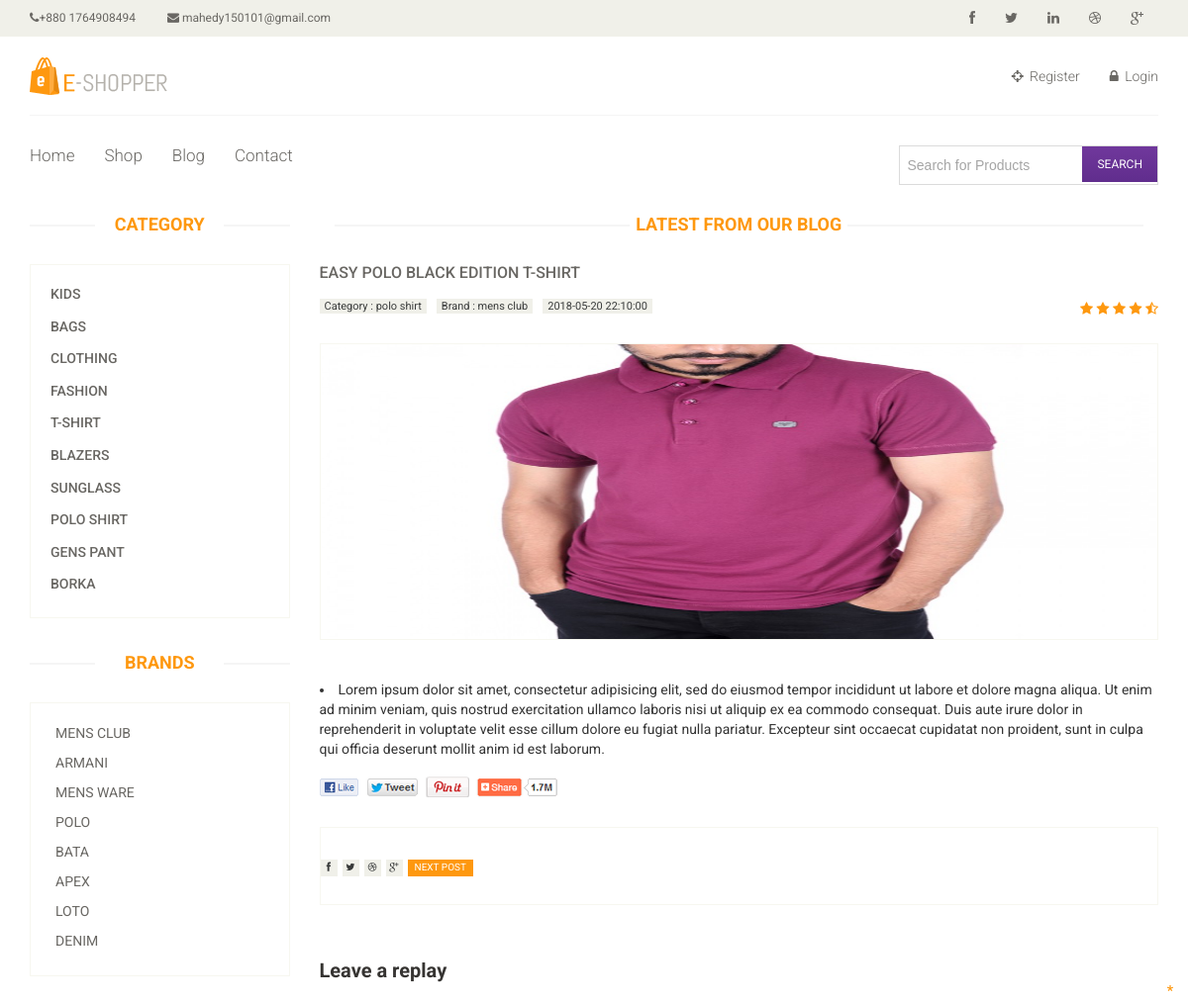
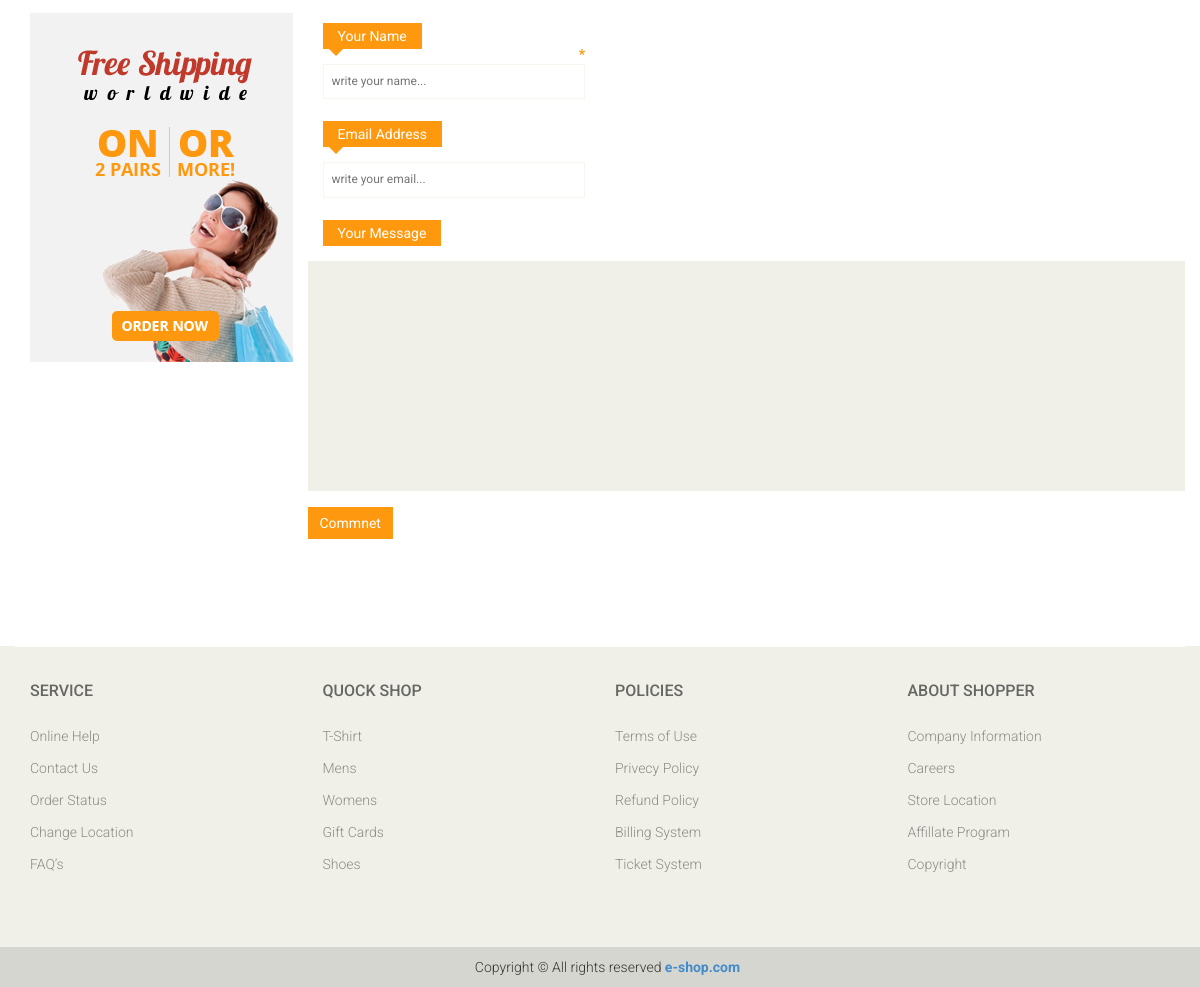
The page /blogpost?blogId=3 on the database its author committed (2 pictures, top to bottom).
### tables this page shows
CREATE TABLE `tbl_address` (
  `id` int(11) NOT NULL,
  `phone` varchar(32) NOT NULL,
  `email` varchar(32) NOT NULL
);

CREATE TABLE `tbl_category` (
  `id` int(11) NOT NULL,
  `cat_name` varchar(55) NOT NULL,
  `date` timestamp NOT NULL DEFAULT CURRENT_TIMESTAMP
);

CREATE TABLE `tbl_brand` (
  `id` int(11) NOT NULL,
  `brand_name` varchar(32) NOT NULL,
  `date` timestamp NOT NULL DEFAULT CURRENT_TIMESTAMP
);

CREATE TABLE `tbl_blog` (
  `id` int(11) NOT NULL,
  `cat_id` int(11) NOT NULL,
  `brand_id` int(11) NOT NULL,
  `name` varchar(255) NOT NULL,
  `body` text NOT NULL,
  `image` varchar(32) NOT NULL,
  `date` timestamp NOT NULL DEFAULT CURRENT_TIMESTAMP,
  `price` float NOT NULL,
  `type` int(11) NOT NULL DEFAULT '0'
);

### library/Database.php (called while the page is built, shortened)
<?php
Class Database{
	public $host   = DB_HOST;
	public $user   = DB_USER;
	public $pass   = DB_PASS;
	public $dbname = DB_NAME;
	public $link;
	private function connectDB(){
	$this->link = new mysqli($this->host, $this->user, $this->pass, $this->dbname);
     $this->link->query("set_character_setresults='utf8'");
     $this->link->set_charset("utf8");
   }
	public function select($query){
		$result = $this->link->query($query) or die($this->link->error.__LINE__);
		if($result->num_rows > 0){
			return $result;
		} else {
			return false;
		}
	}
}

### library/Session.php (called while the page is built, shortened)
<?php
class Session
{
	public static function get($key){
		if (isset($result)) {
			return $result;
		}else{
			return false;
		}
	}
}
?>

### classes/category.php (called while the page is built, shortened)
<?php
 $filepath = realpath(dirname(__FILE__));
 include_once ($filepath.'/../library/Database.php');
  class Category
  {
  	private $db;
  	function __construct()
  	{
  		$this->db = new Database();
  	}
    public function getCategoryName(){
       $query = "SELECT * FROM tbl_category";
              $result = $this->db->select($query);
               return $result;
    }
    public function getBrandsName(){
      $query = "SELECT * FROM tbl_brand";
              $result = $this->db->select($query);
               return $result;
    }
  }
?>

### blogpost.php (the view, shortened to what this page needs)
<?php include('include/header.php'); ?>
	<section>
		<div class="container">
			<div class="row">
			<?php include('include/sidebar.php'); ?>
        <?php
           if (isset($_GET["blogId"])){
            $blogId = preg_replace('/[^-a-zA-Z0-9_]/', '',$_GET['blogId']);
              }
          else{
              	echo "<script> window.location = '404'; </script>";
              }
        ?>
				<div class="col-sm-9">
					<div class="blog-post-area">
		<?php
              $query = "select * from tbl_blog";
                $data = $db->select($query);
                  $value = mysqli_num_rows($data);
                if ($blogId > $value) {
		?>
	<h2 class="title text-center">You already pass the last page</h2>
		<?php } else { ?>
			<h2 class="title text-center">Latest From our Blog</h2>
		<?php } ?>
		<?php
            $query = "select p.* , c.cat_name , b.brand_name
                from tbl_blog as p , tbl_category as c , tbl_brand as b
                where p.cat_id = c.id and p.brand_id = b.id and
                p.id = '$blogId'";
              $data = $db->select($query);
              if ($data) {
              	while ($result = $data->fetch_assoc()) {
		?>
						<div class="single-blog-post">
							<h3><?php echo $result['name']; ?></h3>
							<div class="post-meta">
<ul>
	<li>Category : <?php echo $result['cat_name']; ?></li>
	<li>Brand : <?php echo $result['brand_name']; ?></li>
	<li><?php echo $result['date']; ?></li>
</ul>
								<span>
									<i class="fa fa-star"></i>
									<i class="fa fa-star"></i>
									<i class="fa fa-star"></i>
									<i class="fa fa-star"></i>
									<i class="fa fa-star-half-o"></i>
								</span>
							</div>
							<a href="">
								<img src="admin/<?php echo $result['image']; ?>" alt="" style="height: 300px;">
							</a>
							<p>
								<li> <?php echo $result['body']; ?></li>
							</p>
						</div>
						<?php  } } ?>
					</div>
					<div class="socials-share">
						<a href=""><img src="images/blog/socials.png" alt=""></a>
					</div>
					<div class="media commnets">
						<div class="media-body">
							<div class="blog-socials">
								<ul>
									<li><a href=""><i class="fa fa-facebook"></i></a></li>
									<li><a href=""><i class="fa fa-twitter"></i></a></li>
									<li><a href=""><i class="fa fa-dribbble"></i></a></li>
									<li><a href=""><i class="fa fa-google-plus"></i></a></li>
								</ul>
 <a class="btn btn-primary" href="blogpost?blogId=<?php
 echo $blogId+1;
 ?>">Next Post</a>
							</div>
						</div>
					</div>
					<div class="replay-box">
						<div class="row">
							<div class="col-sm-4">
<h2>Leave a replay</h2>
<form method="post">
	<div class="blank-arrow">
		<label>Your Name</label>
	</div>
	<span>*</span>
	<input type="text" placeholder="write your name..." name="name">
	<div class="blank-arrow" >
		<label>Email Address</label>
	</div>
	<input type="email" placeholder="write your email..." name="email">
		<label>Your Message</label>
	</div>
	<span>*</span>
	<textarea name="body" rows="11"></textarea>
	<input type="submit" name="comment" class="btn btn-primary" value="Commnet" >
							</div>
					</div>
				</div>
			</div>
		</div>
	</section>
	<?php include('include/footer.php'); ?>

### include/header.php (shortened to what this page needs)
<?php
include'library/Session.php';
?>
<?php include'library/Database.php'; ?>
<?php
     $db = new Database();
     $cart = new Cart();
 ?>
<!DOCTYPE html>
<html lang="en">
<head>
    <link href="css/bootstrap.min.css" rel="stylesheet">
    <link href="css/font-awesome.min.css" rel="stylesheet">
    <link href="css/prettyPhoto.css" rel="stylesheet">
    <link href="css/price-range.css" rel="stylesheet">
    <link href="css/animate.css" rel="stylesheet">
	<link href="css/main.css" rel="stylesheet">
	<link href="css/responsive.css" rel="stylesheet">
</head>
     <?php
            $path = $_SERVER['SCRIPT_FILENAME'];
            $current_page = basename($path,'.php');
      ?>
<body>
	<header id="header">
		<div class="header_top">
			<div class="container">
				<div class="row">
					<div class="col-sm-6">
						<div class="contactinfo">
	 <?php
        $query  = "SELECT * FROM tbl_address";
        $result = $db->select($query);
         if ($result) {
          while ( $data = $result->fetch_assoc()) {
       ?>
							<ul class="nav nav-pills">
								<li><a href="#"><i class="fa fa-phone"></i><?php  echo $data['phone'];?></a></li>
								<li><a href="#"><i class="fa fa-envelope"></i> <?php  echo $data['email'];?> </a></li>
							</ul>
							<?php } } ?>
						</div>
					</div>
					<div class="col-sm-6">
						<div class="social-icons pull-right">
							<ul class="nav navbar-nav">
								<li><a href="#"><i class="fa fa-facebook"></i></a></li>
								<li><a href="#"><i class="fa fa-twitter"></i></a></li>
								<li><a href="#"><i class="fa fa-linkedin"></i></a></li>
								<li><a href="#"><i class="fa fa-dribbble"></i></a></li>
								<li><a href="#"><i class="fa fa-google-plus"></i></a></li>
							</ul>
						</div>
					</div>
				</div>
			</div>
		</div>
		<div class="header-middle">
			<div class="container">
				<div class="row">
					<div class="col-sm-4">
						<div class="logo pull-left">
							<a href="index.php"><img src="images/home/logo.png" alt="" /></a>
						</div>
					</div>
					<div class="col-sm-8">
						<div class="shop-menu pull-right">
							<ul class="nav navbar-nav">
                              <?php
                              $login = Session::get("login");
                              if ($login) {
                              ?>
                             <li><a
        <?php
		  if ($current_page == 'checkout')
		  	{ echo 'id="active"';
		  }
		 ?>
                             	href="checkout"><i class="fa fa-crosshairs"></i> Checkout</a></li>
                             <li><a
        <?php
		  if ($current_page == 'cart')
		  	{ echo 'id="active"';
		  }
		 ?>
                              href="cart"><i class="fa fa-shopping-cart"></i> Cart
                                 <?php
                                 $getData = $cart->checkcartRow();
                                   if ($getData) {
                                        $sum = Session::get("sum");
                                        $count = Session::get("count");
                                       if ($sum){
                                      	echo "$".$sum." - ".$count." item";
                                     }
                                   }else{
                                   	echo "(empty)";
                                   	 }
                                 ?>
                              </a></li>
                             <li><a
        <?php
		  if ($current_page == 'profile')
		  	{ echo 'id="active"';
		  }
		 ?>
                              href="profile"><i class="fa fa-user"></i> Account</a></li>
							 <li><a href="?userid=<?php echo Session::get("userId"); ?>"><i class="fa fa-lock"></i> Logout</a></li>
							 <?php } else { ?>
							  <li><a
		<?php
		  if ($current_page == 'login')
		  	{ echo 'id="active"';
		  }
		 ?>
		  href="login"><i class="fa fa-crosshairs"></i> Register</a></li>
                              <li><a href="login"><i class="fa fa-lock"></i> Login</a></li>
                              <?php } ?>
							</ul>
						</div>
					</div>
				</div>
			</div>
		</div>
		<div class="header-bottom">
			<div class="container">
				<div class="row">
					<div class="col-sm-9">
<div class="mainmenu pull-left">
<ul class="nav navbar-nav collapse navbar-collapse">
	<li><a
		<?php
		  if ($current_page == 'index')
		  	{ echo 'id="active"';
		  }
		  ?>
	     href="index">Home</a></li>
	<li><a
		 <?php
		  if ($current_page == 'shop')
		  	{ echo 'id="active"';
		  }
		  ?>
		href="shop">Shop</a></li>
	<li><a
		<?php
		  if ($current_page == 'blog')
		  	{ echo 'id="active"';
		  }
		  ?>
      href="blog">Blog</a></li>
	<li><a
      <?php
		  if ($current_page == 'contact')
		  	{ echo 'id="active"';
		  }
	   ?>
	 href="contact">Contact</a></li>
</ul>
</div>
</div>
		<div class="col-sm-3">
			   <div class="search">
				    <form action="search.php" method="get">
				    	<input type="text" value="Search for Products" onfocus="this.value = '';" onblur="if (this.value == '') {this.value = 'Search for products';}" name="search">
				    	<input type="submit" value="SEARCH">
				    </form>
			    </div>
		</div>
				</div>
			</div>
		</div>
	</header>

### include/sidebar.php
<?php include('classes/category.php'); ?>
<div class="col-sm-3">
					<div class="left-sidebar">
						<h2>Category</h2>
						<div class="panel-group category-products" id="accordian">
					<?php
					      $cat = new Category();
                          $category = $cat->getCategoryName();
                          if($category){
                          	while ( $data = $category->fetch_assoc()) {
					?>
							<div class="panel panel-default">
								<div class="panel-heading">
<h4 class="panel-title"><a href="categoryproduct?cat_id=<?php echo $data['id']; ?>"><?php echo $data['cat_name']; ?></a></h4>
			                  </div>
							</div>
							<?php } } ?>
						</div>
						<div class="brands_products">
							<h2>Brands</h2>
							<div class="brands-name">
					<?php
					      $cat = new Category();
                          $brand = $cat->getBrandsName();
                          if($brand){
                          	while ( $data = $brand->fetch_assoc()) {
					?>
								<ul class="nav nav-pills nav-stacked">
									<li><a href="brandproduct?brand_id=<?php echo $data['id']; ?>""><?php echo $data['brand_name']; ?></a></li>
								</ul>
						<?php } } ?>
						</div>
					</div>
<div class="shipping text-center">
					<img src="images/home/shipping.jpg" alt="" />
				</div>
					</div>
				</div>

### include/header.php (style rules this page uses)
.search { float:left; border: 1px solid #DBDBDB; position:relative; width:100%; }
.search input[type="text"] { width:74%; padding:9px 8px; outline:none; border:none; background:none; font-size:14px; color:#a5a5a5; font-family:Arial; outline:none; margin:0; }
.search input[type="submit"] { border:none; cursor:pointer; color:#FFF; font-size:12px; padding:10px 15px; height: 36px; margin:0; background: -webkit-gradient(linear,left top,left bottom,from(#70389C),to(#602D8D)); background: -moz-linear-gradient(top,#70389C,#602D8D); background: -o-linear-gradient(top,#70389C,#602D8D); background: -ms-linear-gradient(top,#70389C,#602D8D); -webkit-transition: all .9s; -moz-transition: all .9s; -o-transition: all .9s; -ms-transition: all .9s; transition: all .9s; position:absolute; right:0; top:0; }

### rows shown on the page
tbl_address: phone "+880 1764908494", email "mahedy150101@gmail.com"
tbl_category: cat_name "KIDS"
tbl_category: cat_name "BAGS"
tbl_category: cat_name "CLOTHING"
tbl_category: cat_name "FASHION"
tbl_category: cat_name "T-SHIRT"
tbl_category: cat_name "BLAZERS"
tbl_category: cat_name "SUNGLASS"
tbl_category: cat_name "POLO SHIRT"
tbl_category: cat_name "GENS PANT"
tbl_category: cat_name "BORKA"
tbl_brand: brand_name "MENS CLUB"
tbl_brand: brand_name "ARMANI"
tbl_brand: brand_name "MENS WARE"
tbl_brand: brand_name "POLO"
tbl_brand: brand_name "BATA"
tbl_brand: brand_name "APEX"
tbl_brand: brand_name "LOTO"
tbl_brand: brand_name "DENIM"
tbl_blog: name "EASY POLO BLACK EDITION T-SHIRT", tbl_category.cat_name "polo shirt", brand.brand_name "mens club", date "2018-05-20 22:10:00", image (picture), body "Lorem ipsum dolor sit amet, consectetur adipisicing elit, sed do eiusmod tempor incididunt ut labore et dolore magna aliqua. Ut enim ad minim veniam, quis nostrud exercitation ullamco laboris nisi ut aliquip ex ea commodo consequat. Duis aute irure dolor in reprehenderit in voluptate velit esse cillum dolore eu fugiat nulla pariatur. Excepteur sint occaecat cupidatat non proident, sunt in culpa qui officia deserunt mollit anim id est laborum."
